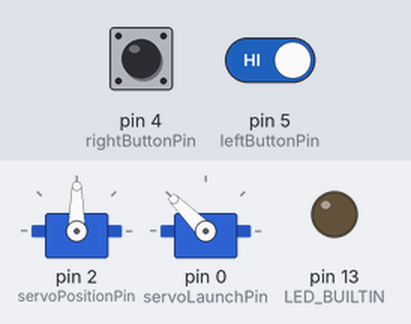
A sketch run on a simulated Arduino Uno, built with avr-gcc and run on an emulated ATmega328P. Shown: 2 × servo, output pins drawn as LEDs (lit = HIGH). The test bench sets the inputs (shaded band); at power-on: pin 4 (rightButtonPin) HIGH, pin 5 (leftButtonPin) HIGH.

Above: at 1.2 s.
1.3 s: pin 4 (rightButtonPin) pulled LOW for 0.15 s
At 1.8 s:
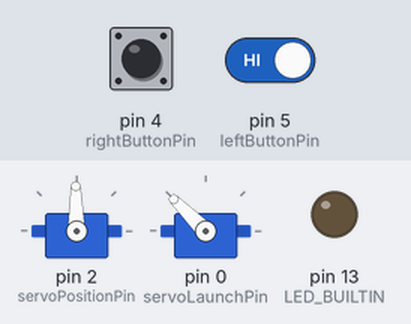
2.9 s: pin 4 (rightButtonPin) pulled LOW for 1 s
At 4.3 s:
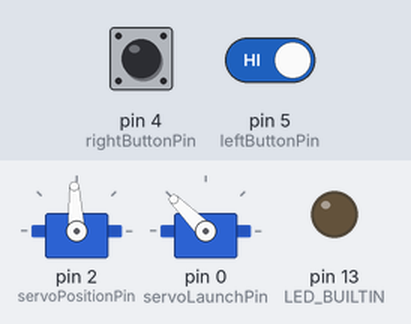
5.4 s: pin 4 (rightButtonPin) pulsed LOW 5 times (0.12 s each, 0.3 s apart)
At 5.67 s:
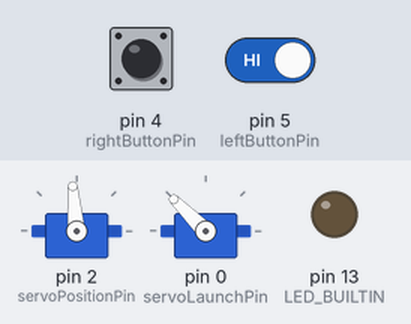
8.4 s: pin 4 (rightButtonPin) driven LOW and pin 5 (leftButtonPin) driven LOW
At 8.8 s:
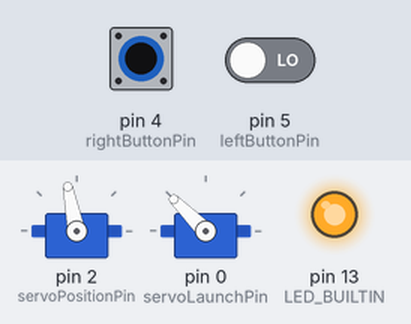
9.9 s: pin 4 (rightButtonPin) driven HIGH
At 11.3 s:
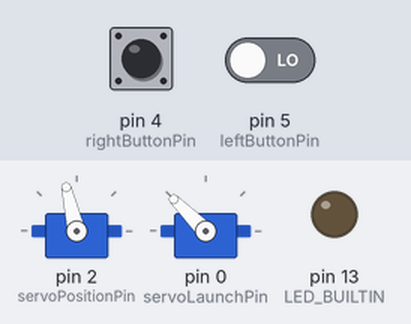
Timing chart, 0 to 12.4 s (numbered marks = the images above; inputs shaded):
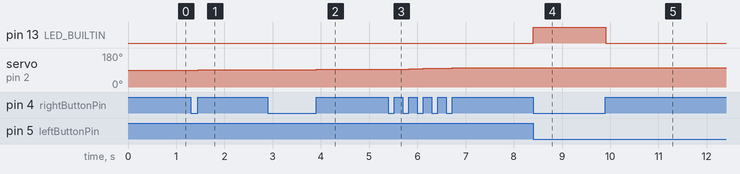

The sketch:

pieface_esp8266.ino
```cpp
/* PieFace
 by Alberto Sarullo <http://www.albertosarullo.com>
*/

#include <Servo.h>

Servo servoPosition;
Servo servoLaunch;

int rightButtonPin = 4;
int leftButtonPin = 5;
int servoLaunchPin = 0;
int servoPositionPin = 2;

int rightButtonValue;
int leftButtonValue;
int oldRightButtonValue;
int oldLeftButtonValue;

int delta = 0;
int limit = 17;

void setup()
{
  servoPosition.attach(servoPositionPin);
  servoLaunch.attach(servoLaunchPin);
  pinMode(rightButtonPin, INPUT_PULLUP);
  pinMode(leftButtonPin, INPUT_PULLUP);
  pinMode(LED_BUILTIN, OUTPUT);
}

void launch() {
  servoLaunch.write(175); // open (launch)
}

void block() {
  servoLaunch.write(135); // close
}

void loop()
{
  int rightButtonValue = digitalRead(rightButtonPin);
  int leftButtonValue = digitalRead(leftButtonPin);

  if (rightButtonValue && !oldRightButtonValue) {
    delta = delta + 1;
  }
  if (leftButtonValue && !oldLeftButtonValue) {
    delta = delta - 1;
  }

  digitalWrite(LED_BUILTIN, !(leftButtonValue || rightButtonValue));

  // min: 55°, max: 125°
  servoPosition.write(90 + delta * 1.7);

  if (delta > limit || delta < -limit) {
     launch();
  } else {
     block();
  }

  oldRightButtonValue = rightButtonValue;
  oldLeftButtonValue  = leftButtonValue;

  delay(10);
}
```

Measured:
- after the input at 1.3 s, servo on pin 2 (servoPositionPin): 90° → 91° after 0.16 s
- after the input at 2.9 s, servo on pin 2 (servoPositionPin): 91° → 93° after 1.0 s
- after the input at 5.4 s, servo on pin 2 (servoPositionPin): moves from 93° to 101° over 1.2 s, starting after 0.12 s
- after the input at 8.4 s, pin 13 (LED_BUILTIN): LOW → HIGH at once
- after the input at 9.9 s, pin 13 (LED_BUILTIN): HIGH → LOW at once; servo on pin 2 (servoPositionPin): 101° → 103° at once
